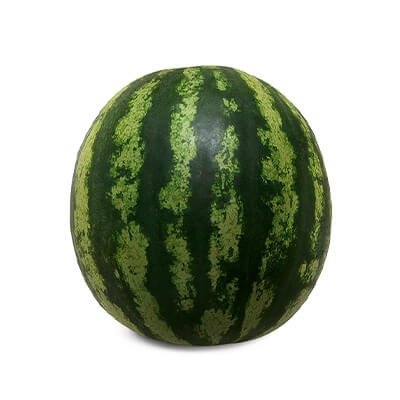
#> input picture Modulo-3.Visão Computacional/Pre-processamento de imagens/imagens/img-frutas&verduras/Melancia-Crimson-Sweet-Extra.jpg, 400 x 400 px
$ jupyter execute processamentoFrutaVerduras.ipynb
#> lines starting #> are read from the running program, lines starting #| are printed output that depends on the picture
[cell 1]
import cv2
import matplotlib.pyplot as plt

[cell 2]
path  = cv2.imread('imagens/img-frutas&verduras/Melancia-Crimson-Sweet-Extra.jpg')
#> path is the input picture: shape (400, 400, 3); mean B, G, R 173.1, 188, 181.3
image = cv2.cvtColor(path,cv2.COLOR_BGR2RGB)

b , g , r = cv2.split(image)
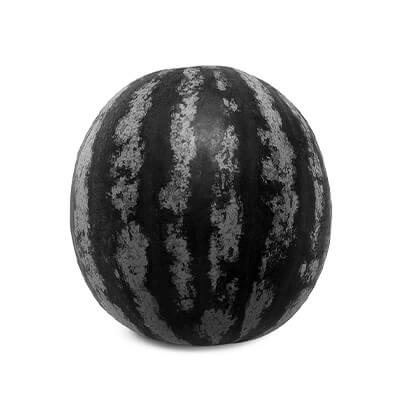
#> b: shape (400, 400); min 0, max 255, mean 181.3
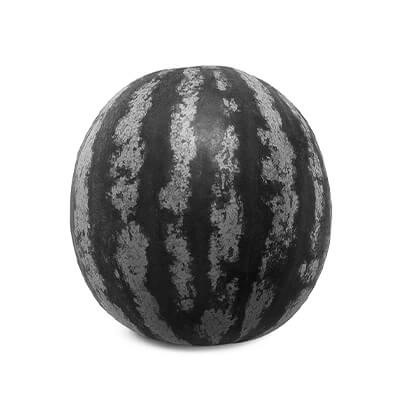
#> g: shape (400, 400); min 4, max 255, mean 188
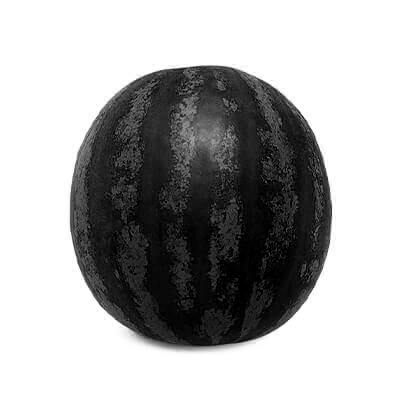
#> r: shape (400, 400); min 0, max 255, mean 173.1
plt.imshow(g,cmap='gray')
plt.show()
